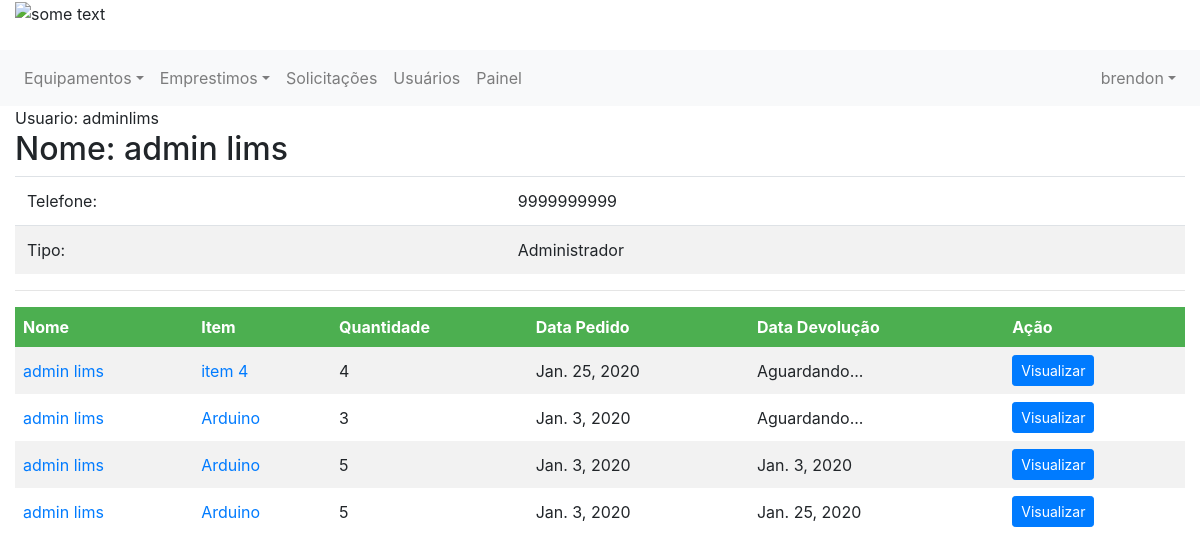
The page /usuario/1/ (signed in) on the database its author committed.
### controle/models.py (models this page shows, shortened)
class Usuario(models.Model):
    user = models.OneToOneField(User, related_name='profile', on_delete=models.CASCADE, null=True)
    telefone = models.IntegerField()
    tipo = models.ForeignKey(TipoUsuario, on_delete=models.CASCADE)

class TipoUsuario(models.Model):
    nome = models.CharField(max_length=30)
    descricao = models.CharField(max_length=200)

class Item(models.Model):
    nome = models.CharField(max_length=100)
    quantidade = models.IntegerField()
    quantidade_emprestada = models.IntegerField(default=0)
    quantidade_descartada = models.IntegerField(default=0)
    codigo_tombamento = models.CharField(max_length=100, null=True, default=None)
    tipo = models.ForeignKey(TipoEquipamento, on_delete=models.CASCADE)
    imagem = models.FileField(upload_to='documents/%Y/%m/%d', default='documents/1111/sem_foto.jpg')
    excluido = models.BooleanField(default=False)
    em_operacao = models.BooleanField(default=1, null=True)

### emprestimo/models.py (models this page shows)
class Emprestimo(models.Model):
    equipamento = models.ForeignKey(Item, on_delete=models.CASCADE, related_name='item_emprestimo')
    solicitante = models.ForeignKey(Usuario, on_delete=models.CASCADE, related_name='usuario_emprestimo')
    tipo = models.ForeignKey(TipoEstadoEmprestimo, on_delete=models.CASCADE, related_name='tipo_emprestimo')
    estado = models.BooleanField(default=0)
    descricao = models.CharField(max_length=255)
    quantidade = models.IntegerField()
    data_emprestimo = models.DateField(null=False)
    data_devolucao = models.DateField(null=True)
    mensagem_rejeitado = models.CharField(max_length=255, null=True)
    mensagem_devolucao = models.CharField(max_length=255, null=True)

### usuarios/views.py (the view)
# urls.py: path('usuario/<int:usuario_id>/', views.exibir_um_usuario, name='exibe_um_usuario'),
@login_required
def exibir_um_usuario(request, usuario_id):
    usuario = Usuario.objects.get(id=usuario_id)
    emprestimos = Emprestimo.objects.filter(solicitante=usuario_id).exclude(tipo=1).order_by('-data_emprestimo')
    paginator = Paginator(emprestimos, 8)
    page = request.GET.get('page')
    emprestimos = paginator.get_page(page)
    return render(request, 'exibir.html', {'emprestimos': emprestimos, 'usuario': usuario,
                                           'user_logado': get_usuario_logado(request)})

### usuarios/views.py (called while the page is built)
def get_usuario_logado(request):
    return request.user

### usuarios/templates/exibir.html (shortened to what this page needs)
{% extends 'base.html' %}
{% block 'content' %}
<div class="page-header">
    <span>Usuario: {{usuario.user.username}}</span>
    <h2>Nome: {{usuario.user.first_name}} {{ usuario.user.last_name }}</h2>
</div>
<table class="table">
    <tr>
        <td>Telefone:</td>
        <td>{{ usuario.telefone }}</td>
    </tr>
    <tr>
        <td>Tipo:</td>
        <td>{{usuario.tipo.nome}}</td>
    </tr>
</table>
<hr>
<div style="overflow-y:auto; overflow-x:auto;">
    {% if emprestimos %}
    <table>
        <tr>
            <th>Nome</th>
            <th>Item</th>
            <th>Quantidade</th>
            <th>Data Pedido</th>
            <th>Data Devolução</th>
            <th>Ação</th>
        </tr>
        {% for emprestimo in emprestimos %}
        <tr>
            <td><a href="{% url 'exibe_um_usuario' emprestimo.solicitante.id %}">
                {{emprestimo.solicitante.user.first_name }} {{emprestimo.solicitante.user.last_name}} </a></td>
            <td><a href="{% url 'equipamento' emprestimo.equipamento.id %}">{{emprestimo.equipamento.nome}}</a></td>
            <td>{{emprestimo.quantidade}}</td>
            <td>{{emprestimo.data_emprestimo}}</td>
            <td>{% if emprestimo.data_devolucao == none %}
                Aguardando...
                {% else %}
                {{emprestimo.data_devolucao}}
                {% endif %}
            </td>
            <td><a class="btn btn-sm btn-primary"
                   href="{% url 'exibir_detalhes_emprestimo' emprestimo.id %}">Visualizar</a></td>
        </tr>
        {% endfor %}
    </table>
    {% else %}
    <p style="font-size: 20px; font-weight: bold; text-align:center">Não fez Emprestimos </p>
    {% endif %}
</div>
{% endblock %}

### controle/templates/base.html (shortened to what this page needs)
{% load staticfiles %}
<!DOCTYPE html>
<html lang="pt">
<head>
    <link rel="stylesheet" href="https://stackpath.bootstrapcdn.com/bootstrap/4.3.1/css/bootstrap.min.css"
>
</head>
<body>
<header class="page-header">
    <div class="">
        <div class="container-fluid">
            <div class="row">
                <div class="col-12">
                    <img src="http://lims.ifpi.edu.br/images/logo.png" alt="some text" width=200 height=80>
                </div>
            </div>
        </div>
        <br>
        <div class="row">
            <div class="col-12">
                <nav class="navbar navbar-expand-sm navbar-light bg-light">
                    <div class="collapse navbar-collapse" id="navbarCollapse">
                        <div class="navbar-nav">
                            <div class="nav-item dropdown">
                                <a href="#" class="nav-link dropdown-toggle" data-toggle="dropdown">Equipamentos</a>
                            </div>
                            <div class="nav-item dropdown">
                                <a href="#" class="nav-link dropdown-toggle" data-toggle="dropdown">Emprestimos</a>
                            </div>
                            {% if user_logado.is_superuser %}
                            <a class="nav-item nav-link" href="{% url 'exibir_solicitacoes' %}">Solicitações </a>
                            <a class="nav-item nav-link" href="{% url 'exibir_usuarios' %}">Usuários </a>
                            <a class="nav-item nav-link" href="{% url 'painel_admin' %}">Painel </a>
                            {% endif %}
                        </div>
                        <div class="navbar-nav dropdown ml-auto">
                            <a href="#" class="nav-link dropdown-toggle" data-toggle="dropdown">
                                {{ user_logado.username }}</a>
                        </div>
                    </div>
                </nav>
            </div>
        </div>
    </div>
</header>
<div class="container-fluid">
    <div class="">
        <div class="" style=" ">
            {% block 'content' %}
            {% endblock %}
        </div>
    </div>
</div>
</body>
</html>

### usuarios/templates/exibir.html (style rules this page uses)
table { border-collapse: collapse; width: 100%; }
th, td { text-align: left; padding: 8px; }
tr:nth-child(even) { background-color: #f2f2f2 }
th { background-color: #4CAF50; color: white; }

### rows shown on the page
Usuario: user.username "adminlims", user.first_name "admin", user.last_name "lims", telefone "9999999999", tipo.nome "Administrador"
Emprestimo: solicitante.user.first_name "admin", solicitante.user.last_name "lims", equipamento.nome "item 4", quantidade "4", data_emprestimo "Jan. 25, 2020", shows "Aguardando..."
Emprestimo: solicitante.user.first_name "admin", solicitante.user.last_name "lims", equipamento.nome "Arduino", quantidade "3", data_emprestimo "Jan. 3, 2020", shows "Aguardando..."
Emprestimo: solicitante.user.first_name "admin", solicitante.user.last_name "lims", equipamento.nome "Arduino", quantidade "5", data_emprestimo "Jan. 3, 2020", data_devolucao "Jan. 3, 2020"
Emprestimo: solicitante.user.first_name "admin", solicitante.user.last_name "lims", equipamento.nome "Arduino", quantidade "5", data_emprestimo "Jan. 3, 2020", data_devolucao "Jan. 25, 2020"

### other values the page prints
{{ user_logado.username }} "brendon"
